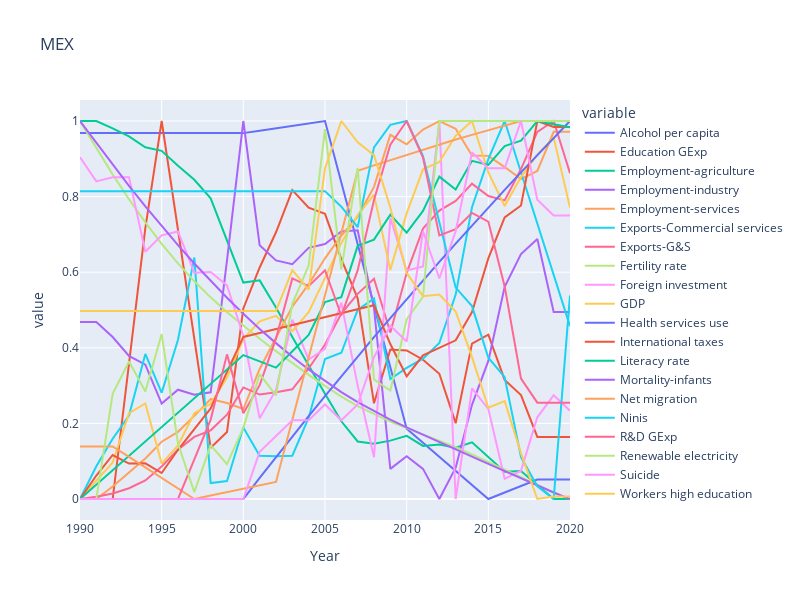
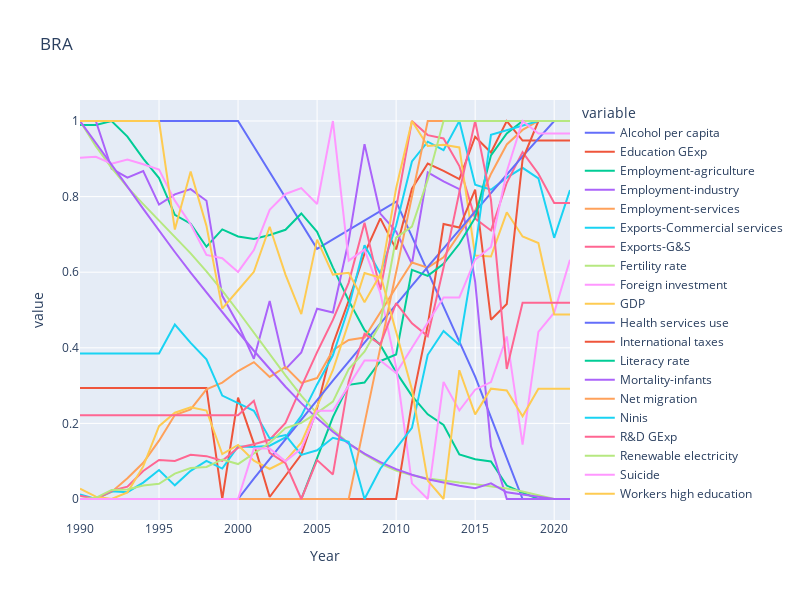
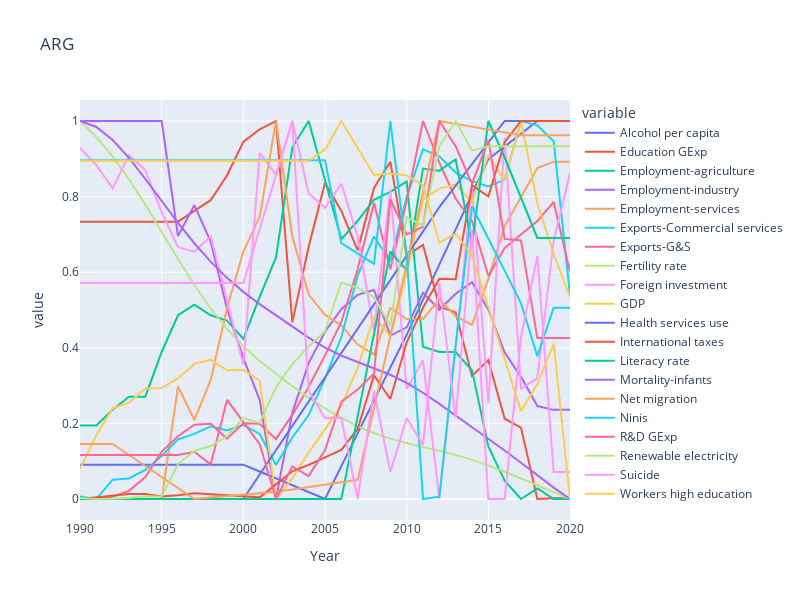
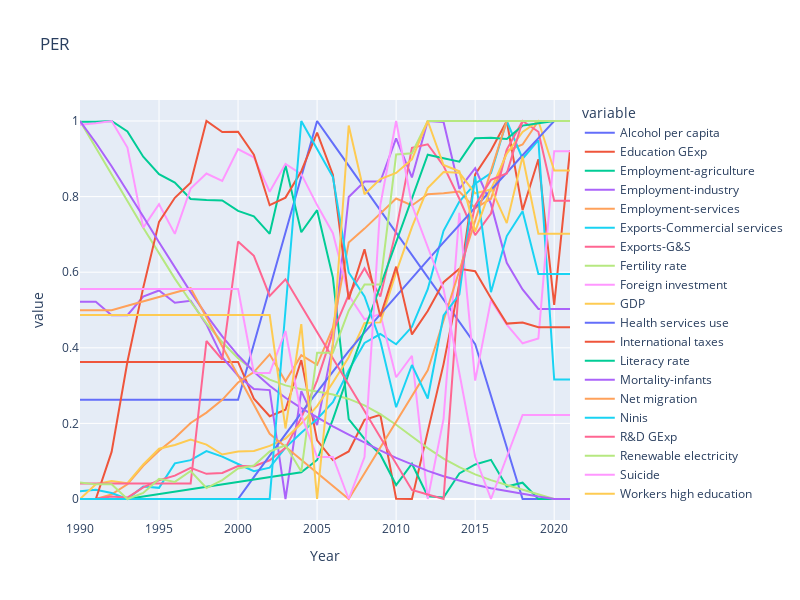

Notebook code cell kept with these figures, in order:
### Code cell
for i in range(0,len(latam_list)):
    dat=df.loc[df.loc[:, 'Country'] == latam_list[i]]
    a=px.line(dat, x="Year", y=myvariables, width=800, height=600,title=latam_list[i])
    display(a)
